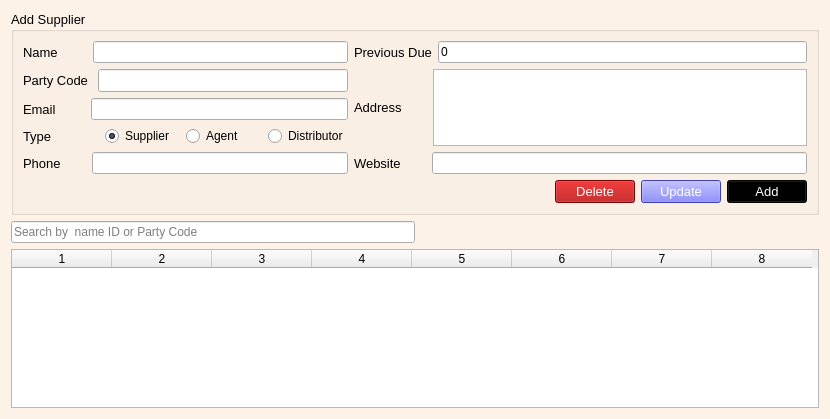
<?xml version="1.0" encoding="UTF-8"?>
<ui version="4.0">
 <class>Form</class>
 <widget class="QWidget" name="Form">
  <property name="windowModality">
   <enum>Qt::ApplicationModal</enum>
  </property>
  <property name="geometry">
   <rect>
    <x>0</x>
    <y>0</y>
    <width>830</width>
    <height>419</height>
   </rect>
  </property>
  <property name="windowTitle">
   <string>Form</string>
  </property>
  <property name="styleSheet">
   <string notr="true">QWidget#Form{background-color: rgb(252, 242, 231);}</string>
  </property>
  <layout class="QGridLayout" name="gridLayout_5">
   <item row="0" column="0">
    <widget class="QGroupBox" name="groupBox">
     <property name="font">
      <font>
       <pointsize>10</pointsize>
      </font>
     </property>
     <property name="title">
      <string>Add Supplier</string>
     </property>
     <layout class="QGridLayout" name="gridLayout_4">
      <item row="0" column="0">
       <layout class="QGridLayout" name="gridLayout" columnstretch="5,3,0,0,0">
        <item row="0" column="0">
         <layout class="QHBoxLayout" name="horizontalLayout_2">
          <item>
           <widget class="QLabel" name="label_2">
            <property name="font">
             <font>
              <pointsize>10</pointsize>
             </font>
            </property>
            <property name="text">
             <string>Name        </string>
            </property>
           </widget>
          </item>
          <item>
           <widget class="QLineEdit" name="name"/>
          </item>
         </layout>
        </item>
        <item row="0" column="1" colspan="4">
         <layout class="QHBoxLayout" name="horizontalLayout_8">
          <item>
           <widget class="QLabel" name="label_9">
            <property name="font">
             <font>
              <pointsize>10</pointsize>
             </font>
            </property>
            <property name="text">
             <string>Previous Due</string>
            </property>
           </widget>
          </item>
          <item>
           <widget class="QLineEdit" name="due">
            <property name="text">
             <string>0</string>
            </property>
           </widget>
          </item>
         </layout>
        </item>
        <item row="1" column="0">
         <layout class="QGridLayout" name="gridLayout_3">
          <item row="0" column="0">
           <widget class="QLabel" name="label_8">
            <property name="font">
             <font>
              <pointsize>10</pointsize>
             </font>
            </property>
            <property name="text">
             <string>Party Code </string>
            </property>
           </widget>
          </item>
          <item row="0" column="1">
           <widget class="QLineEdit" name="partycode">
            <property name="font">
             <font>
              <pointsize>10</pointsize>
             </font>
            </property>
           </widget>
          </item>
         </layout>
        </item>
        <item row="1" column="1" rowspan="3" colspan="4">
         <layout class="QHBoxLayout" name="horizontalLayout_5">
          <item>
           <widget class="QLabel" name="label_4">
            <property name="font">
             <font>
              <pointsize>10</pointsize>
             </font>
            </property>
            <property name="text">
             <string>Address       </string>
            </property>
           </widget>
          </item>
          <item>
           <widget class="QTextEdit" name="address"/>
          </item>
         </layout>
        </item>
        <item row="2" column="0">
         <layout class="QHBoxLayout" name="horizontalLayout_3">
          <item>
           <widget class="QLabel" name="label_3">
            <property name="font">
             <font>
              <pointsize>10</pointsize>
             </font>
            </property>
            <property name="text">
             <string>Email        </string>
            </property>
           </widget>
          </item>
          <item>
           <widget class="QLineEdit" name="email">
            <property name="text">
             <string/>
            </property>
           </widget>
          </item>
         </layout>
        </item>
        <item row="3" column="0">
         <layout class="QHBoxLayout" name="horizontalLayout_4">
          <item>
           <widget class="QLabel" name="label_6">
            <property name="font">
             <font>
              <pointsize>10</pointsize>
             </font>
            </property>
            <property name="text">
             <string>Type</string>
            </property>
           </widget>
          </item>
          <item>
           <widget class="QRadioButton" name="sup">
            <property name="font">
             <font>
              <pointsize>9</pointsize>
             </font>
            </property>
            <property name="text">
             <string>Supplier</string>
            </property>
            <property name="checked">
             <bool>true</bool>
            </property>
           </widget>
          </item>
          <item>
           <widget class="QRadioButton" name="agent">
            <property name="font">
             <font>
              <pointsize>9</pointsize>
             </font>
            </property>
            <property name="text">
             <string>Agent</string>
            </property>
           </widget>
          </item>
          <item>
           <widget class="QRadioButton" name="dis">
            <property name="font">
             <font>
              <pointsize>9</pointsize>
             </font>
            </property>
            <property name="text">
             <string>Distributor</string>
            </property>
           </widget>
          </item>
         </layout>
        </item>
        <item row="4" column="0">
         <layout class="QHBoxLayout" name="horizontalLayout_6">
          <item>
           <widget class="QLabel" name="label_5">
            <property name="font">
             <font>
              <pointsize>10</pointsize>
             </font>
            </property>
            <property name="text">
             <string>Phone       </string>
            </property>
           </widget>
          </item>
          <item>
           <widget class="QLineEdit" name="phone">
            <property name="text">
             <string/>
            </property>
           </widget>
          </item>
         </layout>
        </item>
        <item row="4" column="1" colspan="4">
         <layout class="QHBoxLayout" name="horizontalLayout_7">
          <item>
           <widget class="QLabel" name="label_7">
            <property name="font">
             <font>
              <pointsize>10</pointsize>
             </font>
            </property>
            <property name="text">
             <string>Website       </string>
            </property>
           </widget>
          </item>
          <item>
           <widget class="QLineEdit" name="website">
            <property name="text">
             <string/>
            </property>
           </widget>
          </item>
         </layout>
        </item>
        <item row="5" column="1">
         <spacer name="horizontalSpacer">
          <property name="orientation">
           <enum>Qt::Horizontal</enum>
          </property>
          <property name="sizeHint" stdset="0">
           <size>
            <width>40</width>
            <height>20</height>
           </size>
          </property>
         </spacer>
        </item>
        <item row="5" column="2">
         <widget class="QPushButton" name="deleteb">
          <property name="font">
           <font>
            <pointsize>10</pointsize>
           </font>
          </property>
          <property name="cursor">
           <cursorShape>PointingHandCursor</cursorShape>
          </property>
          <property name="styleSheet">
           <string notr="true">background-color: rgb(170, 0, 0);
color: rgb(255, 255, 255);</string>
          </property>
          <property name="text">
           <string>Delete</string>
          </property>
         </widget>
        </item>
        <item row="5" column="3">
         <widget class="QPushButton" name="editb">
          <property name="font">
           <font>
            <pointsize>10</pointsize>
           </font>
          </property>
          <property name="cursor">
           <cursorShape>PointingHandCursor</cursorShape>
          </property>
          <property name="styleSheet">
           <string notr="true">background-color: rgb(85, 85, 255);
color: rgb(255, 255, 255);</string>
          </property>
          <property name="text">
           <string>Update</string>
          </property>
         </widget>
        </item>
        <item row="5" column="4">
         <widget class="QPushButton" name="pushButton">
          <property name="font">
           <font>
            <pointsize>10</pointsize>
           </font>
          </property>
          <property name="styleSheet">
           <string notr="true">background-color: rgb(0, 0, 0);
color: rgb(255, 255, 255);</string>
          </property>
          <property name="text">
           <string>Add</string>
          </property>
         </widget>
        </item>
       </layout>
      </item>
     </layout>
    </widget>
   </item>
   <item row="1" column="0">
    <layout class="QGridLayout" name="gridLayout_2">
     <item row="0" column="1">
      <spacer name="horizontalSpacer_2">
       <property name="orientation">
        <enum>Qt::Horizontal</enum>
       </property>
       <property name="sizeHint" stdset="0">
        <size>
         <width>40</width>
         <height>20</height>
        </size>
       </property>
      </spacer>
     </item>
     <item row="0" column="0">
      <widget class="QLineEdit" name="searchb">
       <property name="placeholderText">
        <string>Search by  name ID or Party Code</string>
       </property>
      </widget>
     </item>
    </layout>
   </item>
   <item row="2" column="0">
    <widget class="QTableWidget" name="tableWidget">
     <property name="styleSheet">
      <string notr="true">font: 10pt &quot;MS Shell Dlg 2&quot;;

</string>
     </property>
     <property name="editTriggers">
      <set>QAbstractItemView::DoubleClicked|QAbstractItemView::SelectedClicked</set>
     </property>
     <property name="cornerButtonEnabled">
      <bool>true</bool>
     </property>
     <property name="columnCount">
      <number>8</number>
     </property>
     <attribute name="horizontalHeaderVisible">
      <bool>true</bool>
     </attribute>
     <attribute name="horizontalHeaderCascadingSectionResizes">
      <bool>false</bool>
     </attribute>
     <column/>
     <column/>
     <column/>
     <column/>
     <column/>
     <column/>
     <column/>
     <column/>
    </widget>
   </item>
  </layout>
 </widget>
 <resources/>
 <connections/>
</ui>
